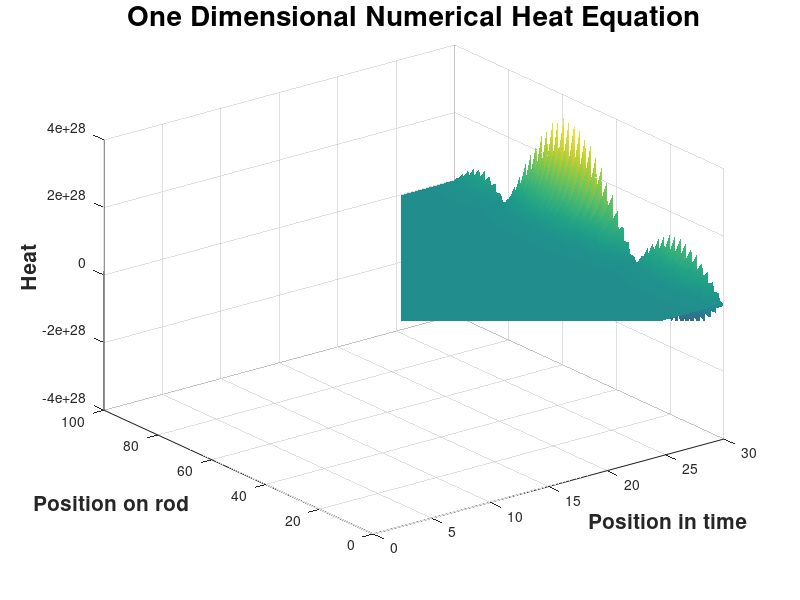

This chart was generated by the following MATLAB code:
clear; clc; close all;

%PDE being solved :  du^2/dx^2 * const = du/dt , where u is temp
%the information given : const, u(all x, 1)

%%----------Start of editable input data
N = 100;  % # steps                            
x_max = 100; %cm                     
t_max = 30; %s                        
T0 = randi(4, 1, N); %inital distribution
T0(1) = 2;   %boundary condition
T0(N) = 2;   %boundary condition
coeff = 4;   %physical coefficient (0; 1(+-1)]                                                 
%%-----------End of editable input data


%function that calculates the second derivative at points x and t
function res = uxx(u, x, t) 
    res = (u(x+1, t) - 2*u(x, t) + u(x-1, t));
end
%function that calculates the next temperature value
function res = u_next(u, x, t0, u_t)
    res = u(x, t0) + u_t(x, t0);
end

n_t = N*2;
n_x = length(T0);
u = zeros(n_x, n_t);
u(:, 1) = T0;
dt = t_max/n_t; %step size in t
dx = x_max/n_x; %step size in x
du_dxx = u;
du_dt = u;

coeff = dt*coeff/dx^2;

%f = figure;
%f.Visible = 'off';
%M(n_t) = struct('cdata', [], 'colormap', []);
for j = 1:n_t-1
    for i = 2:n_x-1
        du_dxx(i, j) = uxx(u, i, j); %get temp_xx value for all points on x
    end
    du_dt(:, j) = du_dxx(:, j)*coeff; %get temp_t value for all points on x
    %plot(u(:, j));
    %M(j) = getframe;
    for i = 1:n_x
        u(i, j+1) = u_next(u, i, j, du_dt); %get temp value for all points on x after dt has passed
    end
    
end
%plot(u(:, n_t));
%M(n_t) = getframe;
%f.Visible = 'on';
%movie(M);


%Remove comment to plot the surface 
t = linspace(0, t_max, n_t); 
x = linspace(0, x_max, n_x);
s = surf(t, x, u, 'EdgeColor', 'none', 'FaceColor', 'interp');
title('One Dimensional Numerical Heat Equation', 'FontSize', 20, 'FontWeight', 'bold');
ylabel('Position on rod', 'FontSize', 15, 'FontWeight', 'bold');
xlabel('Position in time', 'FontSize', 15, 'FontWeight', 'bold');
zlabel('Heat', 'FontSize', 15, 'FontWeight', 'bold');
